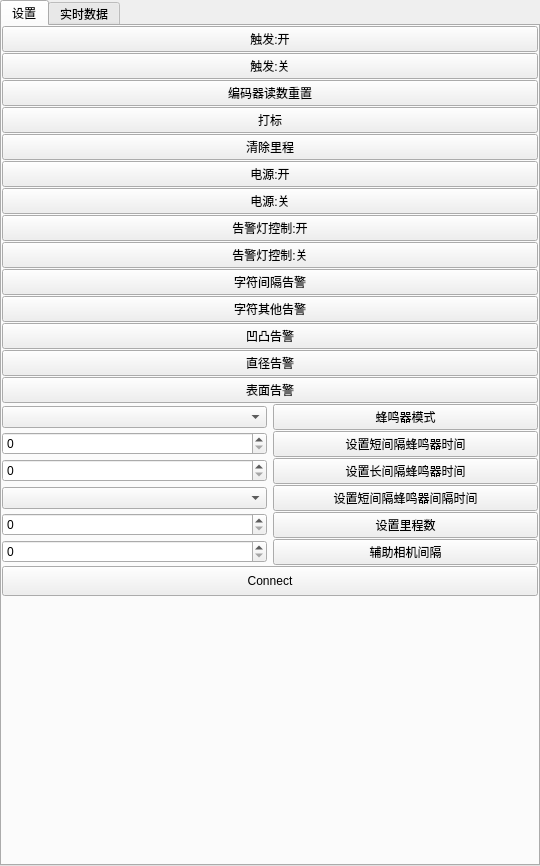
<?xml version="1.0" encoding="UTF-8"?>
<ui version="4.0">
 <class>plc_monitorClass</class>
 <widget class="QMainWindow" name="plc_monitorClass">
  <property name="geometry">
   <rect>
    <x>0</x>
    <y>0</y>
    <width>540</width>
    <height>866</height>
   </rect>
  </property>
  <property name="contextMenuPolicy">
   <enum>Qt::NoContextMenu</enum>
  </property>
  <property name="windowTitle">
   <string>plc_monitor</string>
  </property>
  <widget class="QWidget" name="centralWidget">
   <layout class="QHBoxLayout" name="horizontalLayout">
    <property name="spacing">
     <number>1</number>
    </property>
    <property name="leftMargin">
     <number>0</number>
    </property>
    <property name="topMargin">
     <number>0</number>
    </property>
    <property name="rightMargin">
     <number>0</number>
    </property>
    <property name="bottomMargin">
     <number>0</number>
    </property>
    <item>
     <widget class="QTabWidget" name="PlctabWidget">
      <property name="currentIndex">
       <number>0</number>
      </property>
      <widget class="QWidget" name="setting">
       <attribute name="title">
        <string>设置</string>
       </attribute>
       <layout class="QVBoxLayout" name="verticalLayout">
        <property name="spacing">
         <number>1</number>
        </property>
        <property name="leftMargin">
         <number>0</number>
        </property>
        <property name="topMargin">
         <number>0</number>
        </property>
        <property name="rightMargin">
         <number>0</number>
        </property>
        <property name="bottomMargin">
         <number>0</number>
        </property>
        <item>
         <widget class="QPushButton" name="control_register_on">
          <property name="text">
           <string>触发:开</string>
          </property>
         </widget>
        </item>
        <item>
         <widget class="QPushButton" name="control_register_off">
          <property name="text">
           <string>触发:关</string>
          </property>
         </widget>
        </item>
        <item>
         <widget class="QPushButton" name="trigger_coder">
          <property name="text">
           <string>编码器读数重置</string>
          </property>
         </widget>
        </item>
        <item>
         <widget class="QPushButton" name="trigger_marking">
          <property name="text">
           <string>打标</string>
          </property>
         </widget>
        </item>
        <item>
         <widget class="QPushButton" name="clearCableMil">
          <property name="text">
           <string>清除里程</string>
          </property>
         </widget>
        </item>
        <item>
         <widget class="QPushButton" name="trigger_switch_on">
          <property name="text">
           <string>电源:开</string>
          </property>
         </widget>
        </item>
        <item>
         <widget class="QPushButton" name="trigger_switch_off">
          <property name="text">
           <string>电源:关</string>
          </property>
         </widget>
        </item>
        <item>
         <widget class="QPushButton" name="light_control_on">
          <property name="text">
           <string>告警灯控制:开</string>
          </property>
         </widget>
        </item>
        <item>
         <widget class="QPushButton" name="light_control_off">
          <property name="text">
           <string>告警灯控制:关</string>
          </property>
         </widget>
        </item>
        <item>
         <widget class="QPushButton" name="ocr_mil">
          <property name="text">
           <string>字符间隔告警</string>
          </property>
         </widget>
        </item>
        <item>
         <widget class="QPushButton" name="ocr_others">
          <property name="text">
           <string>字符其他告警</string>
          </property>
         </widget>
        </item>
        <item>
         <widget class="QPushButton" name="surface_ln">
          <property name="text">
           <string>凹凸告警</string>
          </property>
         </widget>
        </item>
        <item>
         <widget class="QPushButton" name="surface_dia">
          <property name="text">
           <string>直径告警</string>
          </property>
         </widget>
        </item>
        <item>
         <widget class="QPushButton" name="surface_sur">
          <property name="text">
           <string>表面告警</string>
          </property>
         </widget>
        </item>
        <item>
         <layout class="QHBoxLayout" name="horizontalLayout_4">
          <item>
           <widget class="QComboBox" name="comboBox_buzzer_mode">
            <property name="currentText">
             <string/>
            </property>
            <property name="maxCount">
             <number>2</number>
            </property>
           </widget>
          </item>
          <item>
           <widget class="QPushButton" name="buzzer_mode">
            <property name="text">
             <string>蜂鸣器模式</string>
            </property>
           </widget>
          </item>
         </layout>
        </item>
        <item>
         <layout class="QHBoxLayout" name="horizontalLayout_5">
          <item>
           <widget class="QSpinBox" name="tbshort_buzzing_time">
            <property name="maximum">
             <number>9999</number>
            </property>
           </widget>
          </item>
          <item>
           <widget class="QPushButton" name="short_buzzing_time">
            <property name="text">
             <string>设置短间隔蜂鸣器时间</string>
            </property>
           </widget>
          </item>
         </layout>
        </item>
        <item>
         <layout class="QHBoxLayout" name="horizontalLayout_6">
          <item>
           <widget class="QSpinBox" name="tblong_buzzing_time">
            <property name="maximum">
             <number>9999</number>
            </property>
           </widget>
          </item>
          <item>
           <widget class="QPushButton" name="long_buzzing_time">
            <property name="text">
             <string>设置长间隔蜂鸣器时间</string>
            </property>
           </widget>
          </item>
         </layout>
        </item>
        <item>
         <layout class="QHBoxLayout" name="horizontalLayout_7">
          <item>
           <widget class="QComboBox" name="comboBox_short_buzzing_interval">
            <property name="currentText">
             <string/>
            </property>
            <property name="maxCount">
             <number>3</number>
            </property>
           </widget>
          </item>
          <item>
           <widget class="QPushButton" name="short_buzzing_interval">
            <property name="text">
             <string>设置短间隔蜂鸣器间隔时间</string>
            </property>
           </widget>
          </item>
         </layout>
        </item>
        <item>
         <layout class="QHBoxLayout" name="horizontalLayout_2">
          <item>
           <widget class="QSpinBox" name="CableLength">
            <property name="maximum">
             <number>9999</number>
            </property>
           </widget>
          </item>
          <item>
           <widget class="QPushButton" name="setCableLength">
            <property name="text">
             <string>设置里程数</string>
            </property>
           </widget>
          </item>
         </layout>
        </item>
        <item>
         <layout class="QHBoxLayout" name="horizontalLayout_3">
          <item>
           <widget class="QSpinBox" name="CamTriggerInterval">
            <property name="maximum">
             <number>9999</number>
            </property>
           </widget>
          </item>
          <item>
           <widget class="QPushButton" name="setCamTriggerInterval">
            <property name="text">
             <string>辅助相机间隔</string>
            </property>
           </widget>
          </item>
         </layout>
        </item>
        <item>
         <widget class="QPushButton" name="pb_Connect">
          <property name="minimumSize">
           <size>
            <width>150</width>
            <height>30</height>
           </size>
          </property>
          <property name="text">
           <string>Connect</string>
          </property>
         </widget>
        </item>
        <item>
         <spacer name="verticalSpacer">
          <property name="orientation">
           <enum>Qt::Vertical</enum>
          </property>
          <property name="sizeHint" stdset="0">
           <size>
            <width>20</width>
            <height>570</height>
           </size>
          </property>
         </spacer>
        </item>
       </layout>
      </widget>
      <widget class="QWidget" name="data">
       <attribute name="title">
        <string>实时数据</string>
       </attribute>
       <layout class="QVBoxLayout" name="verticalLayout_2">
        <property name="spacing">
         <number>1</number>
        </property>
        <property name="leftMargin">
         <number>0</number>
        </property>
        <property name="topMargin">
         <number>0</number>
        </property>
        <property name="rightMargin">
         <number>0</number>
        </property>
        <property name="bottomMargin">
         <number>0</number>
        </property>
        <item>
         <widget class="QTableView" name="tableView"/>
        </item>
       </layout>
      </widget>
     </widget>
    </item>
   </layout>
  </widget>
 </widget>
 <layoutdefault spacing="6" margin="11"/>
 <resources>
  <include location="plc_monitor.qrc"/>
 </resources>
 <connections/>
</ui>
